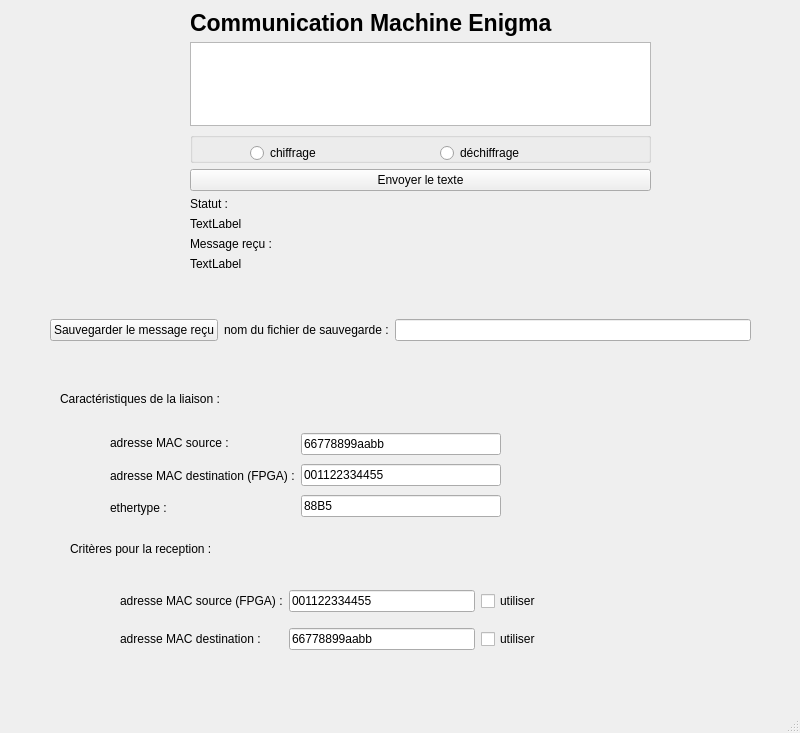
<?xml version="1.0" encoding="UTF-8"?>
<ui version="4.0">
 <class>MainWindow</class>
 <widget class="QMainWindow" name="MainWindow">
  <property name="geometry">
   <rect>
    <x>0</x>
    <y>0</y>
    <width>800</width>
    <height>733</height>
   </rect>
  </property>
  <property name="sizePolicy">
   <sizepolicy hsizetype="Preferred" vsizetype="Preferred">
    <horstretch>0</horstretch>
    <verstretch>0</verstretch>
   </sizepolicy>
  </property>
  <property name="windowTitle">
   <string>MainWindow</string>
  </property>
  <widget class="QWidget" name="centralwidget">
   <widget class="QLabel" name="ErrorSavelabel">
    <property name="geometry">
     <rect>
      <x>140</x>
      <y>360</y>
      <width>551</width>
      <height>20</height>
     </rect>
    </property>
    <property name="text">
     <string/>
    </property>
   </widget>
   <widget class="QLabel" name="label_4">
    <property name="geometry">
     <rect>
      <x>60</x>
      <y>390</y>
      <width>341</width>
      <height>17</height>
     </rect>
    </property>
    <property name="text">
     <string>Caractéristiques de la liaison :</string>
    </property>
   </widget>
   <widget class="QWidget" name="gridLayoutWidget">
    <property name="geometry">
     <rect>
      <x>190</x>
      <y>10</y>
      <width>461</width>
      <height>261</height>
     </rect>
    </property>
    <layout class="QGridLayout" name="gridLayout">
     <item row="7" column="0">
      <widget class="QPushButton" name="pushButton">
       <property name="text">
        <string>Envoyer le texte</string>
       </property>
      </widget>
     </item>
     <item row="12" column="0">
      <widget class="QLabel" name="label_2">
       <property name="text">
        <string>Message reçu :</string>
       </property>
      </widget>
     </item>
     <item row="5" column="0">
      <widget class="QTextEdit" name="textEdit">
       <property name="html">
        <string>&lt;!DOCTYPE HTML PUBLIC &quot;-//W3C//DTD HTML 4.0//EN&quot; &quot;http://www.w3.org/TR/REC-html40/strict.dtd&quot;&gt;
&lt;html&gt;&lt;head&gt;&lt;meta name=&quot;qrichtext&quot; content=&quot;1&quot; /&gt;&lt;meta charset=&quot;utf-8&quot; /&gt;&lt;style type=&quot;text/css&quot;&gt;
p, li { white-space: pre-wrap; }
hr { height: 1px; border-width: 0; }
li.unchecked::marker { content: &quot;\2610&quot;; }
li.checked::marker { content: &quot;\2612&quot;; }
&lt;/style&gt;&lt;/head&gt;&lt;body style=&quot; font-family:'Ubuntu'; font-size:11pt; font-weight:400; font-style:normal;&quot;&gt;
&lt;p style=&quot;-qt-paragraph-type:empty; margin-top:0px; margin-bottom:0px; margin-left:0px; margin-right:0px; -qt-block-indent:0; text-indent:0px;&quot;&gt;&lt;br /&gt;&lt;/p&gt;&lt;/body&gt;&lt;/html&gt;</string>
       </property>
      </widget>
     </item>
     <item row="9" column="0">
      <widget class="QLabel" name="label">
       <property name="text">
        <string>Statut :</string>
       </property>
      </widget>
     </item>
     <item row="6" column="0">
      <widget class="QGroupBox" name="OptionChiffregroupBox">
       <property name="title">
        <string/>
       </property>
       <widget class="QRadioButton" name="ChiffrageRadioButton">
        <property name="geometry">
         <rect>
          <x>60</x>
          <y>10</y>
          <width>111</width>
          <height>22</height>
         </rect>
        </property>
        <property name="autoFillBackground">
         <bool>false</bool>
        </property>
        <property name="text">
         <string>chiffrage</string>
        </property>
       </widget>
       <widget class="QRadioButton" name="DechiffrageradioButton">
        <property name="geometry">
         <rect>
          <x>250</x>
          <y>10</y>
          <width>111</width>
          <height>22</height>
         </rect>
        </property>
        <property name="text">
         <string>déchiffrage</string>
        </property>
       </widget>
      </widget>
     </item>
     <item row="11" column="0">
      <widget class="QLabel" name="statusLabel">
       <property name="text">
        <string>TextLabel</string>
       </property>
      </widget>
     </item>
     <item row="13" column="0">
      <widget class="QLabel" name="MessageLabel">
       <property name="text">
        <string>TextLabel</string>
       </property>
      </widget>
     </item>
     <item row="4" column="0">
      <widget class="QLabel" name="label_11">
       <property name="sizePolicy">
        <sizepolicy hsizetype="Preferred" vsizetype="Preferred">
         <horstretch>0</horstretch>
         <verstretch>0</verstretch>
        </sizepolicy>
       </property>
       <property name="font">
        <font>
         <pointsize>17</pointsize>
         <bold>true</bold>
         <underline>false</underline>
         <strikeout>false</strikeout>
        </font>
       </property>
       <property name="text">
        <string>Communication Machine Enigma</string>
       </property>
      </widget>
     </item>
    </layout>
   </widget>
   <widget class="QWidget" name="horizontalLayoutWidget">
    <property name="geometry">
     <rect>
      <x>50</x>
      <y>290</y>
      <width>701</width>
      <height>80</height>
     </rect>
    </property>
    <layout class="QHBoxLayout" name="horizontalLayout">
     <item>
      <widget class="QPushButton" name="pushButtonSavePayload">
       <property name="text">
        <string>Sauvegarder le message reçu</string>
       </property>
      </widget>
     </item>
     <item>
      <widget class="QLabel" name="label_3">
       <property name="text">
        <string>nom du fichier de sauvegarde :</string>
       </property>
      </widget>
     </item>
     <item>
      <widget class="QLineEdit" name="lineEditFileNameSave"/>
     </item>
    </layout>
   </widget>
   <widget class="QWidget" name="horizontalLayoutWidget_2">
    <property name="geometry">
     <rect>
      <x>110</x>
      <y>430</y>
      <width>391</width>
      <height>91</height>
     </rect>
    </property>
    <layout class="QHBoxLayout" name="horizontalLayout_2">
     <item>
      <layout class="QVBoxLayout" name="verticalLayout">
       <item>
        <widget class="QLabel" name="label_5">
         <property name="text">
          <string>adresse MAC source :</string>
         </property>
        </widget>
       </item>
       <item>
        <widget class="QLabel" name="label_6">
         <property name="text">
          <string>adresse MAC destination (FPGA) :</string>
         </property>
        </widget>
       </item>
       <item>
        <widget class="QLabel" name="label_7">
         <property name="text">
          <string>ethertype :</string>
         </property>
        </widget>
       </item>
      </layout>
     </item>
     <item>
      <layout class="QVBoxLayout" name="verticalLayout_2">
       <item>
        <widget class="QLineEdit" name="MACSourcelineEdit">
         <property name="text">
          <string>66778899aabb</string>
         </property>
        </widget>
       </item>
       <item>
        <widget class="QLineEdit" name="MACDestinationlineEdit">
         <property name="text">
          <string>001122334455</string>
         </property>
        </widget>
       </item>
       <item>
        <widget class="QLineEdit" name="EthertypelineEdit">
         <property name="text">
          <string>88B5</string>
         </property>
        </widget>
       </item>
      </layout>
     </item>
    </layout>
   </widget>
   <widget class="QLabel" name="label_8">
    <property name="geometry">
     <rect>
      <x>70</x>
      <y>540</y>
      <width>261</width>
      <height>17</height>
     </rect>
    </property>
    <property name="text">
     <string>Critères pour la reception :</string>
    </property>
   </widget>
   <widget class="QWidget" name="gridLayoutWidget_2">
    <property name="geometry">
     <rect>
      <x>120</x>
      <y>580</y>
      <width>421</width>
      <height>80</height>
     </rect>
    </property>
    <layout class="QGridLayout" name="gridLayout_2">
     <item row="0" column="1">
      <widget class="QLineEdit" name="ReceptionMACSRClineEdit">
       <property name="text">
        <string>001122334455</string>
       </property>
      </widget>
     </item>
     <item row="0" column="2">
      <widget class="QCheckBox" name="ReceptionSRCcheckBox">
       <property name="text">
        <string>utiliser</string>
       </property>
      </widget>
     </item>
     <item row="1" column="2">
      <widget class="QCheckBox" name="ReceptionDSTcheckBox">
       <property name="text">
        <string>utiliser</string>
       </property>
      </widget>
     </item>
     <item row="1" column="1">
      <widget class="QLineEdit" name="ReceptionMACDESTlineEdit">
       <property name="text">
        <string>66778899aabb</string>
       </property>
      </widget>
     </item>
     <item row="0" column="0">
      <widget class="QLabel" name="label_9">
       <property name="text">
        <string>adresse MAC source (FPGA) :</string>
       </property>
      </widget>
     </item>
     <item row="1" column="0">
      <widget class="QLabel" name="label_10">
       <property name="text">
        <string>adresse MAC destination :</string>
       </property>
      </widget>
     </item>
    </layout>
   </widget>
  </widget>
  <widget class="QMenuBar" name="menubar">
   <property name="geometry">
    <rect>
     <x>0</x>
     <y>0</y>
     <width>800</width>
     <height>22</height>
    </rect>
   </property>
  </widget>
  <widget class="QStatusBar" name="statusbar"/>
 </widget>
 <resources/>
 <connections/>
</ui>
